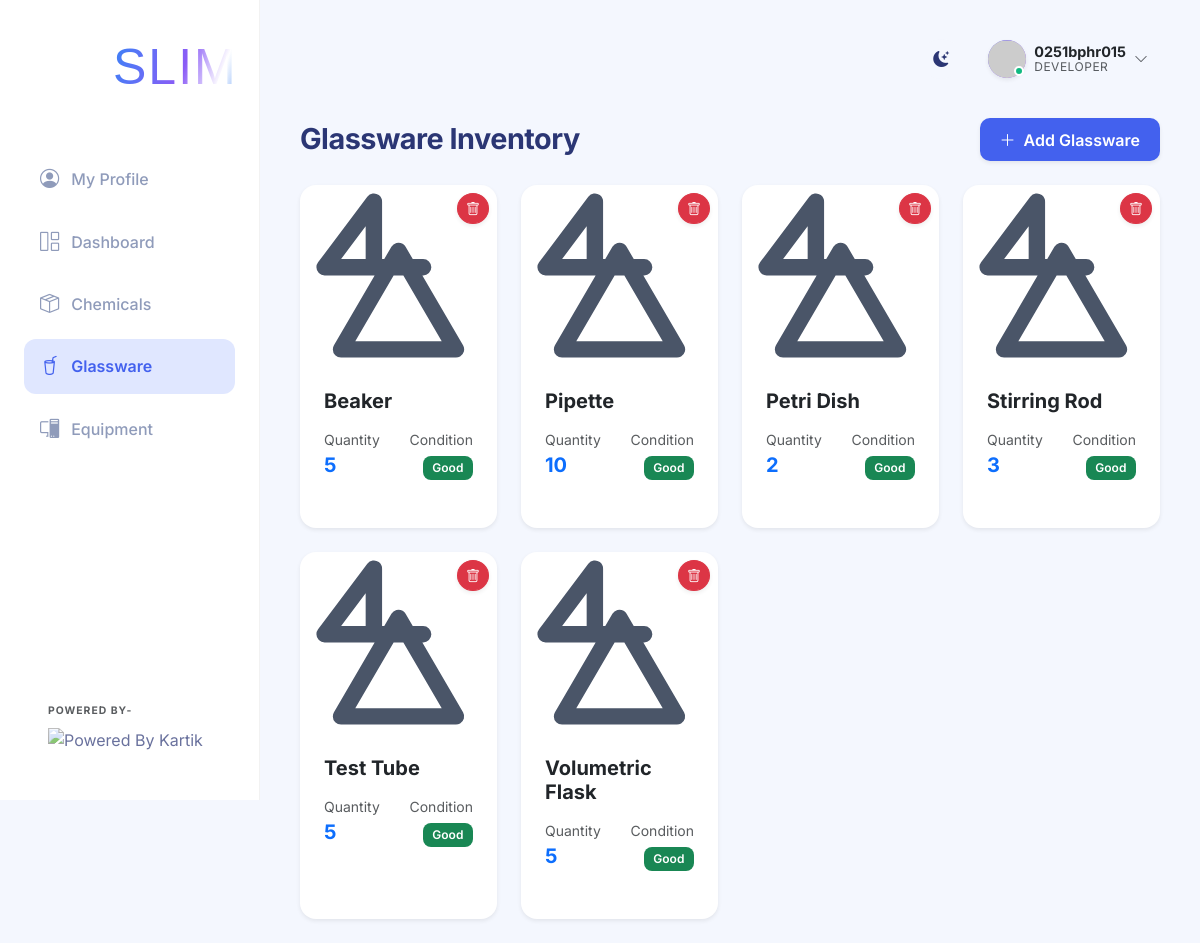
Screenshot of /glassware (signed in) with the database file from the repository.
### app.py (models this page shows)
class User(UserMixin, db.Model):
    id = db.Column(db.Integer, primary_key=True)
    username = db.Column(db.String(100), unique=True, nullable=False)
    password_hash = db.Column(db.String(200), nullable=False)
    role = db.Column(db.String(50), nullable=False) # 'teacher', 'student', or 'developer'
    full_name = db.Column(db.String(150), nullable=True)
    roll_number = db.Column(db.String(50), nullable=True)
    email = db.Column(db.String(150), nullable=True)
    phone = db.Column(db.String(20), nullable=True)

class Glassware(db.Model):
    id = db.Column(db.Integer, primary_key=True)
    name = db.Column(db.String(150), nullable=False)
    quantity = db.Column(db.Integer, nullable=False, default=0)
    condition = db.Column(db.String(50), nullable=False) # Good, Damaged, etc.
    logs = db.relationship('GlasswareLog', backref='glassware', lazy=True, cascade="all, delete-orphan")

### app.py (the view, shortened to what this page needs)
@app.route('/glassware', methods=['GET', 'POST'])
def glassware():
    items = Glassware.query.all()
    for item in items:
        item.image_url = get_lab_item_image(item.name, width=300)
    standard_glassware = ["Beaker", "Erlenmeyer Flask", "Test Tube", "Pipette", "Burette", "Petri Dish", "Graduated Cylinder", "Volumetric Flask", "Watch Glass", "Crucible", "Funnel", "Stirring Rod"]
    return render_template('glassware.html', items=items, standard_glassware=standard_glassware)

### app.py (called while the page is built)
@login_manager.user_loader
def load_user(user_id):
    return User.query.get(int(user_id))

### templates/glassware.html (shortened to what this page needs)
{% extends 'base.html' %}
{% block content %}
<div class="d-flex justify-content-between align-items-center mb-4">
    <h2 class="page-title mb-0">Glassware Inventory</h2>
    {% if current_user.is_authenticated and current_user.role in ['teacher', 'developer'] %}
    <button class="btn btn-primary shadow-sm" data-bs-toggle="modal" data-bs-target="#addGlasswareModal">
        <i class="bi bi-plus-lg me-1"></i> Add Glassware
    </button>
    {% endif %}
</div>
<div class="row row-cols-1 row-cols-md-3 row-cols-lg-4 g-4">
    {% for item in items %}
    <div class="col">
        <div class="card h-100 shadow-sm border-0 rounded-4 overflow-hidden position-relative">
            <img src="{{ item.image_url }}" class="card-img-top" alt="{{ item.name }}" style="height: 180px; object-fit: cover;">
            <div class="card-body">
                <h5 class="card-title fw-bold text-dark mb-3">
                    <a href="{{ url_for('glassware_detail', id=item.id) }}" class="text-decoration-none text-dark stretched-link">{{ item.name }}</a>
                </h5>
                {% if current_user.is_authenticated and current_user.role in ['teacher', 'developer'] %}
                <div class="position-absolute top-0 end-0 p-2 z-index-1">
                    <form action="{{ url_for('delete_glassware', id=item.id) }}" method="POST" style="display: inline;" onsubmit="return confirm('Delete this glassware item permanently?')">
                        <button type="submit" class="btn btn-sm btn-danger rounded-circle shadow-sm">
                            <i class="bi bi-trash"></i>
                        </button>
                    </form>
                </div>
                {% endif %}
                <div class="d-flex justify-content-between align-items-center">
                    <div>
                        <span class="text-muted small d-block">Quantity</span>
                        <span class="fs-5 fw-bold text-primary">{{ item.quantity }}</span>
                    </div>
                    <div class="text-end">
                        <span class="text-muted small d-block mb-1">Condition</span>
                        {% if item.condition == 'Good' %}
                        <span class="badge bg-success">Good</span>
                        {% elif item.condition == 'Damaged' %}
                        <span class="badge bg-danger">Damaged</span>
                        {% else %}
                        <span class="badge bg-secondary">{{ item.condition }}</span>
                        {% endif %}
                    </div>
                </div>
            </div>
        </div>
    </div>
    {% else %}
    <div class="col-12 text-center py-5 text-muted">
        <i class="bi bi-box fs-1 d-block mb-3"></i>
        No glassware added yet.
    </div>
    {% endfor %}
</div>
{% endblock %}

### templates/base.html (shortened to what this page needs)
<!DOCTYPE html>
<html lang="en">
<head>
    <link href="https://cdn.jsdelivr.net/npm/bootstrap@5.3.0/dist/css/bootstrap.min.css" rel="stylesheet">
    <link rel="stylesheet" href="{{ url_for('static', filename='css/style.css') }}">
    <link rel="stylesheet" href="https://cdn.jsdelivr.net/npm/bootstrap-icons@1.10.5/font/bootstrap-icons.css">
</head>
<body>
    <div class="app-container">
        <nav class="sidebar d-flex flex-column">
            <div class="sidebar-header">
                <a class="navbar-brand d-flex align-items-center morph-logo" href="{{ url_for('dashboard') }}"
                    style="text-decoration: none;">
                    <div class="me-1 d-flex justify-content-center align-items-center"
                        style="width: 80px; height: 80px; margin-left: -5px;">
                        <dotlottie-player src="{{ url_for('static', filename='logo.lottie') }}" background="transparent"
                            speed="1" style="width: 80px; height: 80px;" loop autoplay></dotlottie-player>
                    </div>
                    <div class="logo-text-container">
                        <div class="logo-text main-text">
                            <span class="slim-text-animated">SLIM</span>
                        </div>
                    </div>
                </a>
            </div>
            <ul class="nav flex-column sidebar-nav mt-3">
                {% if current_user.is_authenticated and current_user.role in ['student', 'developer'] %}
                <li class="nav-item">
                    <a class="nav-link {% if request.endpoint == 'profile' %}active{% endif %}"
                        href="{{ url_for('profile') }}">
                        <i class="bi bi-person-circle"></i> My Profile
                    </a>
                </li>
                {% endif %}
                <li class="nav-item">
                    <a class="nav-link {% if request.endpoint == 'dashboard' %}active{% endif %}"
                        href="{{ url_for('dashboard') }}">
                        <i class="bi bi-grid-1x2"></i> Dashboard
                    </a>
                </li>
                <li class="nav-item">
                    <a class="nav-link {% if request.endpoint == 'chemicals' or request.endpoint == 'add_chemical' or request.endpoint == 'chemical_detail' %}active{% endif %}"
                        href="{{ url_for('chemicals') }}">
                        <i class="bi bi-box-seam"></i> Chemicals
                    </a>
                </li>
                <li class="nav-item">
                    <a class="nav-link {% if request.endpoint == 'glassware' %}active{% endif %}"
                        href="{{ url_for('glassware') }}">
                        <i class="bi bi-cup-straw"></i> Glassware
                    </a>
                </li>
                <li class="nav-item">
                    <a class="nav-link {% if request.endpoint == 'equipment' %}active{% endif %}"
                        href="{{ url_for('equipment') }}">
                        <i class="bi bi-pc-display"></i> Equipment
                    </a>
                </li>
            </ul>
            <div class="sidebar-footer mt-auto p-4 text-start">
                <small class="text-muted d-block fw-bold text-uppercase mb-2"
                    style="font-size: 0.65rem; letter-spacing: 1px;">Powered By-</small>
                <img src="https://student.camu.in/camu_attachment/get/6696654be0b1fd900cf3997c" alt="Powered By Kartik"
                    class="img-fluid powered-logo">
            </div>
        </nav>
        <main class="main-content">
            <header class="top-header d-flex justify-content-between align-items-center mb-4">
                <div class="d-flex align-items-center">
                    <div class="theme-toggle" id="themeToggle" title="Toggle Dark/Light Mode">
                        <i class="bi bi-moon-stars-fill"></i>
                    </div>
                    <div class="user-profile dropdown">
                        <div class="profile-trigger d-flex align-items-center" {% if current_user.is_authenticated
                            %}data-bs-toggle="dropdown" {% else %}data-bs-toggle="modal" data-bs-target="#loginModal" {%
                            endif %}>
                            {% if current_user.is_authenticated %}
                            <div class="avatar-wrapper me-2">
                                <div class="avatar-circle {% if current_user.role == 'developer' %}bg-developer{% elif current_user.role == 'teacher' %}bg-teacher{% else %}bg-student{% endif %} shadow-sm"
                                    style="padding: 0; overflow: hidden;">
                                    <img src="https://api.dicebear.com/9.x/bottts/svg?seed={{ current_user.username }}&backgroundColor=transparent"
                                        alt="Avatar"
                                        style="width: 100%; height: 100%; object-fit: cover; transform: scale(1.1) translateY(2px);">
                                </div>
                                <div class="status-indicator online"></div>
                            </div>
                            <div class="user-info d-none d-sm-block">
                                <div class="user-name fw-bold text-dark">{{ current_user.username|capitalize }}</div>
                                <div class="user-role text-muted">{{ current_user.role|capitalize }}</div>
                            </div>
                            <i class="bi bi-chevron-down ms-2 text-muted small"></i>
                            {% else %}
                            <div class="avatar-circle bg-secondary shadow-sm me-2">
                                <i class="bi bi-person"></i>
                            </div>
                            <span class="fw-medium text-dark">Login</span>
                            {% endif %}
                        </div>
                    </div>
            </header>
            <div class="content-wrapper">
                {% block content %}{% endblock %}
            </div>
        </main>
    </div>
</body>
</html>

### rows the page displays
User: username "0251bphr015", role "DEVELOPER"
Glassware: name "Beaker", quantity "5", condition "Good"
Glassware: name "Pipette", quantity "10", condition "Good"
Glassware: name "Petri Dish", quantity "2", condition "Good"
Glassware: name "Stirring Rod", quantity "3", condition "Good"
Glassware: name "Test Tube", quantity "5", condition "Good"
Glassware: name "Volumetric Flask", quantity "5", condition "Good"
